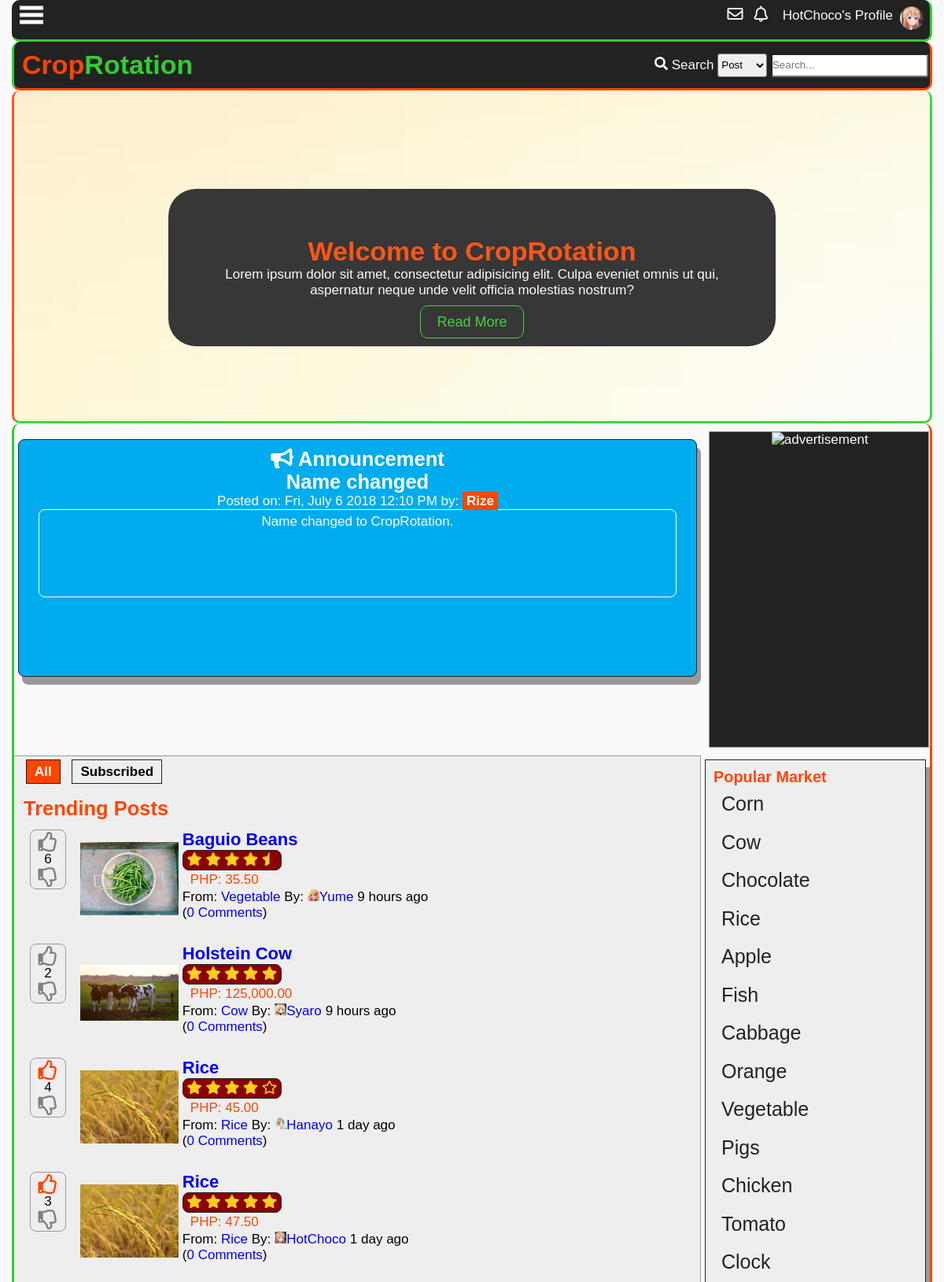
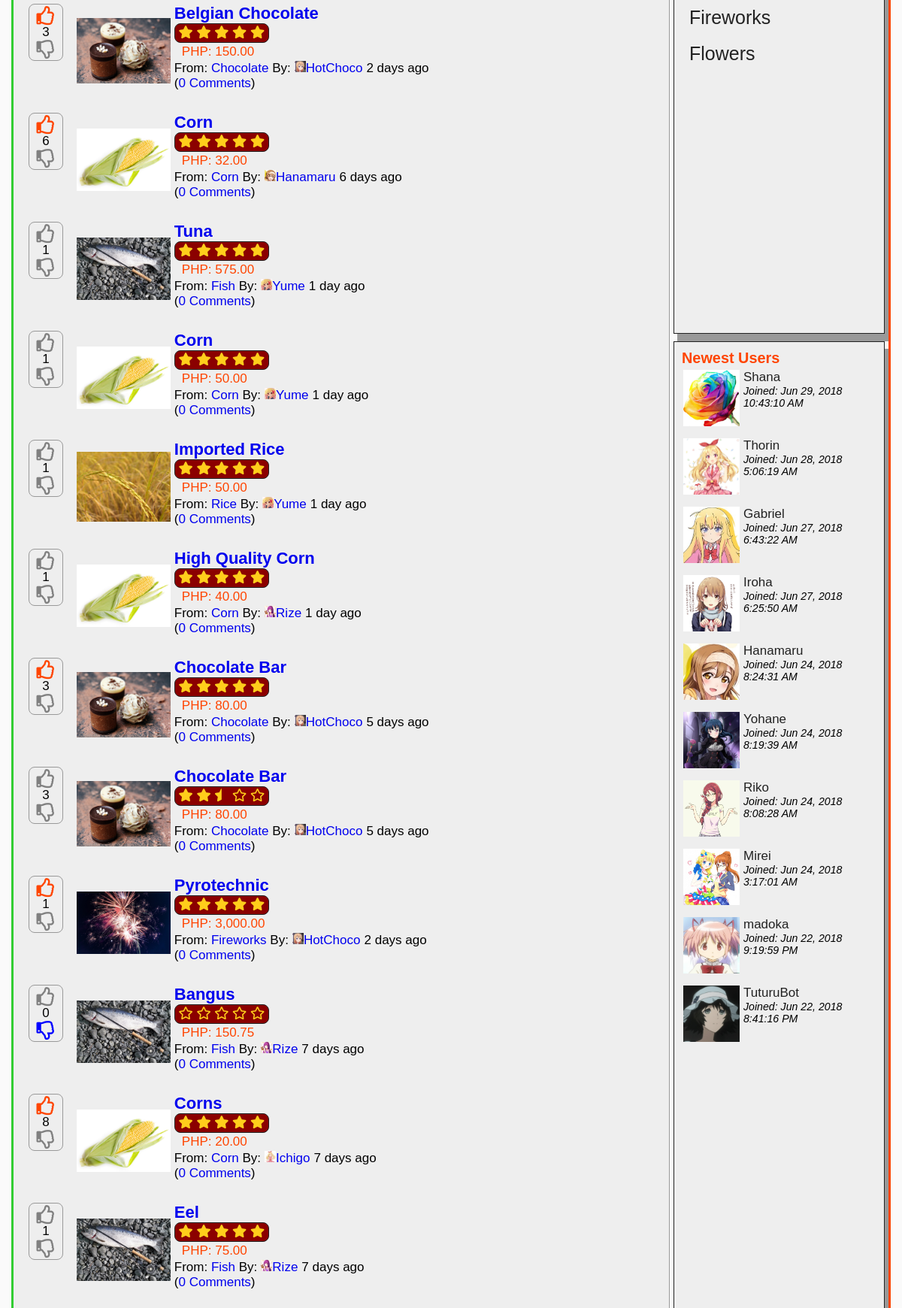
The app's page / (signed in, upper part) with its own data (2 pictures, top to bottom).
### tables this page shows
CREATE TABLE `tbluser` (
  `userid` int(11) NOT NULL,
  `username` varchar(100) NOT NULL,
  `password` varchar(100) NOT NULL,
  `firstname` varchar(100) NOT NULL,
  `middlename` varchar(100) NOT NULL,
  `lastname` varchar(100) NOT NULL,
  `birthday` varchar(20) NOT NULL,
  `datecreated` timestamp NOT NULL DEFAULT '0000-00-00 00:00:00',
  `email` varchar(100) NOT NULL,
  `website` varchar(255) NOT NULL,
  `location` varchar(255) NOT NULL,
  `usertypeid` int(11) NOT NULL,
  `access` int(11) NOT NULL,
  `imgname` varchar(100) NOT NULL,
  `imgtype` varchar(100) NOT NULL,
  `imgpath` varchar(200) NOT NULL,
  `bio` text NOT NULL,
  `is_show_email` tinyint(1) NOT NULL,
  `gender` int(11) NOT NULL,
  `lastupdate` timestamp NOT NULL DEFAULT '0000-00-00 00:00:00',
  `lastonline` timestamp NOT NULL DEFAULT '0000-00-00 00:00:00',
  `profileviews` int(11) NOT NULL
);

CREATE TABLE `tblannouncement` (
  `announceid` int(11) NOT NULL,
  `title` varchar(100) NOT NULL,
  `content` text NOT NULL,
  `datecreated` datetime DEFAULT NULL,
  `author` int(11) NOT NULL
);

CREATE TABLE `tblpost` (
  `postid` int(11) NOT NULL,
  `forumid` int(11) NOT NULL,
  `title` varchar(150) NOT NULL,
  `datecreated` datetime DEFAULT NULL,
  `description` text NOT NULL,
  `price` decimal(10,2) NOT NULL,
  `img` varchar(150) NOT NULL,
  `starter` int(11) NOT NULL,
  `score` int(11) NOT NULL,
  `views` int(11) NOT NULL,
  `comments` int(11) NOT NULL
);

CREATE TABLE `tblforum` (
  `forumid` int(11) NOT NULL,
  `title` varchar(100) NOT NULL,
  `name` varchar(100) NOT NULL,
  `datecreated` datetime DEFAULT NULL,
  `description` varchar(255) NOT NULL,
  `creator` int(11) NOT NULL,
  `views` int(11) NOT NULL,
  `subscriber` int(11) NOT NULL
);

### index.php (the view, shortened to what this page needs)
<?php
	include'functions.php';
	require_once'connection.php';
	if(isset($_SESSION['id'])){
		$uid = $_SESSION['id'];
	}
?>
<!DOCTYPE html>
<html lang="en">
<head>
  	<link rel="stylesheet" href="css/style.css">
  	<link rel="stylesheet" href="css/fontawesome-all.css">
</head>
<body>
	<div class="main-container">
	<?php
		addheader();
	?>
		<div class="showcase">
			<div class="container">
				<div class="showcase-content">
					<div class="showcase-container">
						<h1>Welcome to CropRotation</h1>
						<p>Lorem ipsum dolor sit amet, consectetur adipisicing elit. Culpa eveniet omnis ut qui, aspernatur neque unde velit officia molestias nostrum?</p><br>
						<p><a href="about.php">Read More</a></p>
					</div>
				</div>
			</div>
		</div>
		<div class="main-content">
			<div class="main-content-grid">
				<div class="announcement">
					<h2><i class="fas fa-bullhorn"></i> Announcement</h2>
<?php
$sql="SELECT title,content,t1.datecreated,username FROM tblannouncement AS t1
LEFT JOIN tbluser
	ON userid = author
ORDER BY announceid DESC
LIMIT 1";
$result= $conn->query($sql);
while($row=$result->fetch_object()){
	$title = $row->title;
	$content = $row->content;
	$date = date('D, F j Y g:i A',strtotime($row->datecreated));
	$author = $row->username;
	echo '<h2>'.$title.'</h2>
	<p>Posted on: '.$date.' by: <a href="profile.php?name='.$author.'">'.$author.'</a></p>
	<div class="announce-content">'.nl2br($content).'</div>';
}
?>
				</div>
				<div class="advertisement">
					<div class="advertisement-inner">
						<img src="img/neiman_marcus.gif" alt="advertisement">
					</div>
				</div>
				<div class="content-body">
					<div class="tab-control">
						<a id="tab1" onclick="showallforum()">All</a>
						<?php
						if(isset($_SESSION['id'])){
							echo'<a id="tab2" onclick="showsubforum()">Subscribed</a>';
							}else{
							echo'<a id="tab2" onclick="showlogin()">Subscribed</a>';
							}
						?>
					</div><br>
					<div id="list-container">
						<h2>Trending Posts</h2>
						<ul id="forum-list">
<?php
$sql = "SELECT postid,tblpost.forumid,upvoteid,downvoteid,name,img,tblpost.title,tblpost.datecreated,username,imgpath,price,comments,score,(((tblpost.views*0.2) + (score*0.8))/((NOW()-tblpost.datecreated)/331536000)) AS trending FROM tblpost
	LEFT JOIN tblforum
		ON tblpost.forumid = tblforum.forumid
	LEFT JOIN tbluser
		ON userid = starter
	LEFT JOIN tblupvotepost
		ON postid = tblupvotepost.post
	LEFT JOIN tbldownvotepost
		ON postid = tbldownvotepost.post
	GROUP BY postid
	ORDER BY trending DESC
	LIMIT 25";
	$result = $conn->query($sql);
	while($row=$result->fetch_object()){
		$id = $row->postid;
		$forumid = $row->forumid;
		$forum = $row->name;
		$ptitle = $row->title;
		$name = $row->username;
		$comments = $row->comments;
		$date = $row->datecreated;
		$score = $row->score;
		$flair= $row->imgpath;
		if(!$flair){
			$flair='img/default.png';
		}
		$pimg=$row->img;
		$price = $row->price;
		echo '<li value="'.$id.'">
 		<div class="forum-post-grid">';
 		if(isset($_SESSION['id'])){
 		$sql2 = "SELECT upvoteid FROM tblupvotepost WHERE user='$uid' and post='$id'";
		$result2 = $conn->query($sql2);
		$upvote = $result2->num_rows;
		$sql3 = "SELECT downvoteid FROM tbldownvotepost WHERE user='$uid' and post='$id'";
		$result3 = $conn->query($sql3);
		$downvote = $result3->num_rows;
 		echo'
 		<div class="vote">';
 			if(!$upvote){
 			echo'<div id="up-'.$id.'" style="color:gray;" value="'.$id.'" onclick="upvotepost(this)" class="upvote"><i class="far fa-thumbs-up"></i></div>';
 			}else{
 			echo'<div id="up-'.$id.'" style="color:orangered;" value="'.$id.'" onclick="upvotepost(this)" class="upvote"><i class="far fa-thumbs-up"></i></div>';
 			}
 			if($score<0){
 				$score=0;
 			}
			echo'
			<div id="score-'.$id.'">'.$score.'</div>';
			if(!$downvote){
			echo'
			<div id="down-'.$id.'" style="color:gray;" value="'.$id.'" onclick="downvotepost(this)" class="downvote"><i class="far fa-thumbs-down"></i>
			</div>';
			}else{
			echo'
			<div id="down-'.$id.'" style="color:blue;" value="'.$id.'" onclick="downvotepost(this)" class="downvote"><i class="far fa-thumbs-down"></i>
			</div>';
			}
			echo'
		</div>';
		}
		echo '<div class="post-image">
			<img src='.$pimg.'>
		</div>';
		echo'<div class="post-right">
		<p class="main-forum-title"><a href="reply.php?id='.$forumid.'&thread='.$id.'">'.$ptitle.'</a></p>';
			$sql3 = "SELECT upvoteid FROM tblupvotepost WHERE post='$id'";
			$result3 = $conn->query($sql3);
			$upvotecount = $result3->num_rows;
			$sql4 = "SELECT downvoteid FROM tbldownvotepost WHERE post='$id'";
			$result4 = $conn->query($sql4);
			$downvotecount = $result4->num_rows;
			$total = $upvotecount + $downvotecount;
			if ($total==0){
				$upvotecount = 1;
				$total = 2;
			}
			$percent = round($upvotecount/$total * 100);
			starsystem($percent);
		echo'<div class="price">PHP: '.number_format($price,2).'</div>';
		echo'<div class="second-line">
			<div class="from">
				From: <a href="forums.php?id='.$forumid.'">
				'.$forum.'</a> By:
			</div>
			<div class="by">
				<a href="profile.php?name='.$name.'">
				<p><div class="flair">
					<img src="'.$flair.'">
				</div>'.$name.'</a>
			</div>
			<div class="when">
				'.time_elapsed_string($date).'
			</div>
		</div>
		<div class="com">
			<p>(<a href="reply.php?id='.$forumid.'&thread='.$id.'">'.$comments.' Comments</a>)</p>
		</div>
		</div>
		</div>
		</li>';
	}
?>
					</ul>
				</div>
				</div>
				<div class="sidebar">
					<h3>Newest Users</h3>
<?php
	$sql="SELECT username,imgpath,datecreated FROM tbluser ORDER BY userid DESC LIMIT 10";
	$result=$conn->query($sql);
	while($row=$result->fetch_object()){
		$name=$row->username;
		$img=$row->imgpath;
		if(!$img){
			$img='img/default.png';
		}
		$date = date("M j, Y", strtotime($row->datecreated));
		$time = date("g:i:s A", strtotime($row->datecreated));
		echo'
		<div>
		<ul class="drop-ul"><li><a href="profile.php?name='.$name.'"><div class="drop-tn"><img src="'.$img.'"></div><p>'.$name.'</a></p><small>Joined: '.$date.'</small><br>
			<small>'.$time.'</small>
		<li></ul>
		</div>';
	}
?>
				</div>
				<div class="sidebar2">
					<h3>Popular Market</h3>
					<ul id="forum-list">
<?php
	$sql = "SELECT forumid,name, (views+subscriber) AS popular FROM tblforum ORDER BY popular DESC LIMIT 15";
	$result = $conn->query($sql);
	while($row=$result->fetch_object()){
		$id = $row->forumid;
		$name = $row->name;
		echo'<li><a href="forums.php?id='.$id.'">'. $name.'</a></li>';
	}
?>
				</ul>
				</div>
			</div>
		</div>
	</div>
</body>
</html>

### functions.php (shortened to what this page needs)
<?php
function addheader(){
	echo'<header id="main-header">
			<div class="grid-header">
				<div class="box1">
					<h1 id="header-text"><a href="index.php"><span id="first-text">Crop</span><span id="second-text">Rotation</span></a></h1>
				</div>
				<div class="box2">';
						search_function();
				echo'</div>
				<div class="modal2">
				</div>
				<div id="search-dropdown">
				</div>
			</div>
		</header>
		<div class="subheader">
			<div class="subgrid">
				<div class="svg">
					<p class="open-slide" onclick="openSlideMenu()">
						<svg width="30" height="30">
							<path d="M0,5 30,5" stroke="#fafafa" stroke-width="5"/>
							<path d="M0,14 30,14" stroke="#fafafa" stroke-width="5"/>
							<path d="M0,23 30,23" stroke="#fafafa" stroke-width="5"/>
						</svg>
					</p>
				</div>
				<div class="profile-grid">';
						session_button();
				echo'</div>
			</div>
		</div>
	';
}
function time_elapsed_string($datetime, $full = false) {
    $now = new DateTime;
    $ago = new DateTime($datetime);
    $diff = $now->diff($ago);
    $string = array(
        'y' => 'year',
        'm' => 'month',
        'd' => 'day',
        'h' => 'hour',
        'i' => 'minute',
        's' => 'second',
    );
    foreach ($string as $k => &$v) {
        if ($diff->$k) {
            $v = $diff->$k . ' ' . $v . ($diff->$k > 1 ? 's' : '');
        } else {
            unset($string[$k]);
        }
    }
    if (!$full) $string = array_slice($string, 0, 1);
    return $string ? implode(', ', $string) . ' ago' : 'just now';
}
function session_button(){
	$conn = mysqli_connect ("localhost", "root", "", "itsproject");
	if(isset($_SESSION['id'])){
	$id=$_SESSION['id'];
		$sql="SELECT imgpath FROM tbluser WHERE userid=".$id."";
		$result=$conn->query($sql);
		$row=$result->fetch_object();
		$tn_image=$row->imgpath;
$sql="SELECT pmid FROM tblpm WHERE receiverid='$id' AND checked=0 GROUP BY senderid";
$result=$conn->query($sql);
$count=$result->num_rows;
		echo'<a class="button" title="Check your messages" href="inbox.php?name='.$_SESSION["name"].'"><i class="far fa-envelope"></i><span id="pmnum">'.$count.'</span></a>';
$sql="SELECT notifid FROM tblnotif
	WHERE receiverid='$id' and checked=0
	";
$result=$conn->query($sql);
$count=$result->num_rows;
		echo'<a class="button" id="notifbtn" title="Check your notifications" onclick="toggleNotif()""><i class="far fa-bell"></i><span id="notifnum">'.$count.'</span></a>
		<a class="button" href=profile.php?name='.$_SESSION['name'].'>
		'.$_SESSION["name"].'\'s Profile<div class="top-tn"><img src="'.$tn_image.'""></div></a>';
$sql="SELECT notifid,username,imgpath,receiverid,notifdate,notiftype,checked,details,details2 FROM tblnotif
	LEFT JOIN tbluser
		ON tblnotif.userid=tbluser.userid
	WHERE receiverid='$id'
	ORDER BY notifid DESC
	LIMIT 10";
$result=$conn->query($sql);
	}else{
		echo'<a href ="register.php" class="button"><i class="fas fa-pencil-alt"></i></i>Sign Up</a>
		<a id="modalBtn" class="button"><i class="fas fa-sign-in-alt"></i>Login</a>';
	}
}
function search_function(){
	echo'
		<form action="search.php" method="get">
			<i class="fas fa-search"></i>
			<label>Search</label>
			<select name="criteria" id="criteria">
				<option value="3">Post</option>
				<option value="1">Market</option>
				<option value="2">User</option>
			</select>
			<input type="text" onkeyup="searchdropdown()" required name="search-text" placeholder="Search..." id="search-text" autocomplete="off">
		</form>
	';
}
function starsystem($percent){
	echo'<div class="star-system" title="'.$percent.'% of voters likes this">';
	if($percent>=98){
	echo'
		<i class="fas fa-star"></i>
		<i class="fas fa-star"></i>
		<i class="fas fa-star"></i>
		<i class="fas fa-star"></i>
		<i class="fas fa-star"></i>
	';
	}else if($percent>=85 & $percent<98){
	echo'
		<i class="fas fa-star"></i>
		<i class="fas fa-star"></i>
		<i class="fas fa-star"></i>
		<i class="fas fa-star"></i>
		<i class="fas fa-star-half"></i>
	';
	}else if($percent>=75 & $percent<85){
	echo'
		<i class="fas fa-star"></i>
		<i class="fas fa-star"></i>
		<i class="fas fa-star"></i>
		<i class="fas fa-star"></i>
		<i class="far fa-star"></i>
	';
	}else if($percent>=65 & $percent<75){
	echo'
		<i class="fas fa-star"></i>
		<i class="fas fa-star"></i>
		<i class="fas fa-star"></i>
		<i class="fas fa-star-half"></i>
		<i class="far fa-star"></i>
	';
	}else if($percent>=45 & $percent<55){
	echo'
		<i class="fas fa-star"></i>
		<i class="fas fa-star"></i>
		<i class="fas fa-star-half"></i>
		<i class="far fa-star"></i>
		<i class="far fa-star"></i>
	';
	}else if($percent<4){
	echo'
		<i class="far fa-star"></i>
		<i class="far fa-star"></i>
		<i class="far fa-star"></i>
		<i class="far fa-star"></i>
		<i class="far fa-star"></i>
	';
	}
	echo'</div>';
}

### records on screen
tbluser: imgpath (picture)
tblannouncement: title "Name changed", datecreated "Fri, July 6 2018 12:10 PM", tbluser.username "Rize", content "Name changed to CropRotation."
tblpost: $id 31 (drawn), score "6", img (picture), title "Baguio Beans", price "35.50", forumid.name "Vegetable", name "Yume", datecreated "9 hours ago", comments "0"
tblpost: $id 32 (drawn), score "2", img (picture), title "Holstein Cow", price "125,000.00", forumid.name "Cow", shows a picture, name "Syaro", datecreated "9 hours ago", comments "0"
tblpost: $id 23 (drawn), score "4", img (picture), title "Rice", price "45.00", forumid.name "Rice", shows a picture, name "Hanayo", datecreated "1 day ago", comments "0"
tblpost: $id 24 (drawn), score "3", img (picture), title "Rice", price "47.50", forumid.name "Rice", name "HotChoco", datecreated "1 day ago", comments "0"
tblpost: $id 20 (drawn), score "3", img (picture), title "Belgian Chocolate", price "150.00", forumid.name "Chocolate", name "HotChoco", datecreated "2 days ago", comments "0"
tblpost: $id 17 (drawn), score "6", img (picture), title "Corn", price "32.00", forumid.name "Corn", shows a picture, name "Hanamaru", datecreated "6 days ago", comments "0"
tblpost: $id 28 (drawn), score "1", img (picture), title "Tuna", price "575.00", forumid.name "Fish", name "Yume", datecreated "1 day ago", comments "0"
tblpost: $id 27 (drawn), score "1", img (picture), title "Corn", price "50.00", forumid.name "Corn", name "Yume", datecreated "1 day ago", comments "0"
tblpost: $id 26 (drawn), score "1", img (picture), title "Imported Rice", price "50.00", forumid.name "Rice", name "Yume", datecreated "1 day ago", comments "0"
tblpost: $id 25 (drawn), score "1", img (picture), title "High Quality Corn", price "40.00", forumid.name "Corn", name "Rize", datecreated "1 day ago", comments "0"
tblpost: $id 19 (drawn), score "3", img (picture), title "Chocolate Bar", price "80.00", forumid.name "Chocolate", name "HotChoco", datecreated "5 days ago", comments "0"
tblpost: $id 33 (drawn), score "3", img (picture), title "Chocolate Bar", price "80.00", forumid.name "Chocolate", name "HotChoco", datecreated "5 days ago", comments "0"
tblpost: $id 21 (drawn), score "1", img (picture), title "Pyrotechnic", price "3,000.00", forumid.name "Fireworks", name "HotChoco", datecreated "2 days ago", comments "0"
tblpost: $id 15 (drawn), score "0", img (picture), title "Bangus", price "150.75", forumid.name "Fish", name "Rize", datecreated "7 days ago", comments "0"
tblpost: $id 11 (drawn), score "8", img (picture), title "Corns", price "20.00", forumid.name "Corn", shows a picture, name "Ichigo", datecreated "7 days ago", comments "0"
tblpost: $id 14 (drawn), score "1", img (picture), title "Eel", price "75.00", forumid.name "Fish", name "Rize", datecreated "7 days ago", comments "0"
tbluser: shows a picture, username "Shana", datecreated "Jun 29, 2018", datecreated "10:43:10 AM"
tbluser: imgpath (picture), username "Thorin", datecreated "Jun 28, 2018", datecreated "5:06:19 AM"
tbluser: imgpath (picture), username "Gabriel", datecreated "Jun 27, 2018", datecreated "6:43:22 AM"
tbluser: imgpath (picture), username "Iroha", datecreated "Jun 27, 2018", datecreated "6:25:50 AM"
tbluser: imgpath (picture), username "Hanamaru", datecreated "Jun 24, 2018", datecreated "8:24:31 AM"
tbluser: imgpath (picture), username "Yohane", datecreated "Jun 24, 2018", datecreated "8:19:39 AM"
tbluser: imgpath (picture), username "Riko", datecreated "Jun 24, 2018", datecreated "8:08:28 AM"
tbluser: imgpath (picture), username "Mirei", datecreated "Jun 24, 2018", datecreated "3:17:01 AM"
tbluser: imgpath (picture), username "madoka", datecreated "Jun 22, 2018", datecreated "9:19:59 PM"
tbluser: imgpath (picture), username "TuturuBot", datecreated "Jun 22, 2018", datecreated "8:41:16 PM"
tblforum: name "Corn"
tblforum: name "Cow"
tblforum: name "Chocolate"
tblforum: name "Rice"
tblforum: name "Apple"
tblforum: name "Fish"
tblforum: name "Cabbage"
tblforum: name "Orange"
tblforum: name "Vegetable"
tblforum: name "Pigs"
tblforum: name "Chicken"
tblforum: name "Tomato"
tblforum: name "Clock"
tblforum: name "Fireworks"
tblforum: name "Flowers"

### other values on screen
$_SESSION["name"] "HotChoco"
